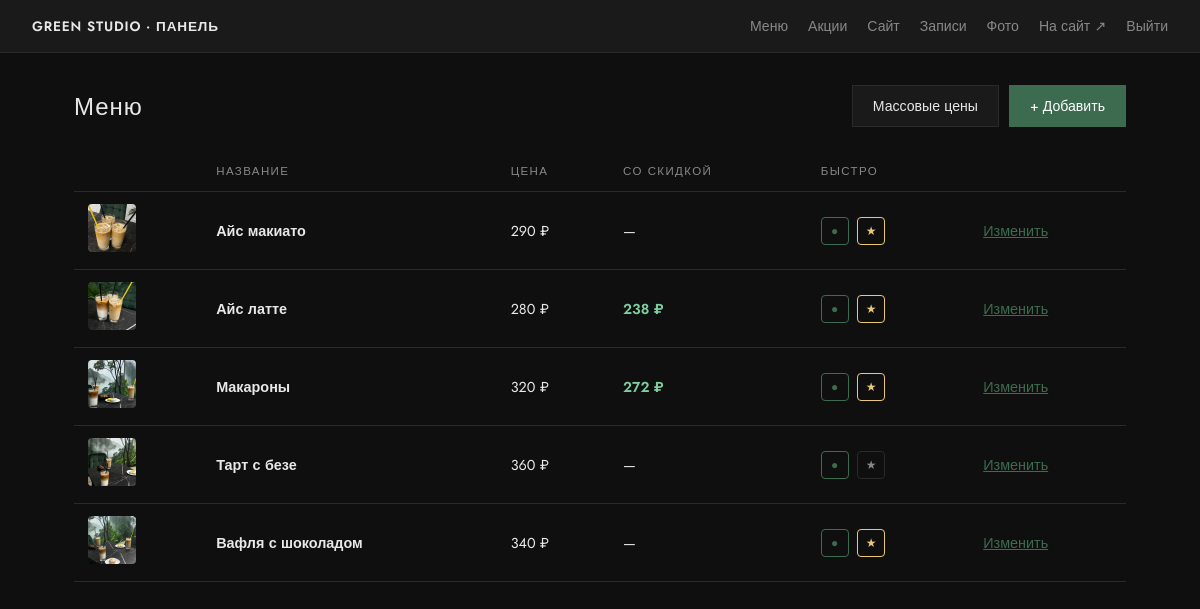
The page /panel/menu/ (signed in) on the database its author committed.
### main/models.py (models this page shows, shortened)
class MenuItem(models.Model):
    category = models.ForeignKey(
        Category,
        on_delete=models.CASCADE,
        related_name='items',
        verbose_name='Категория',
    )
    name = models.CharField('Название', max_length=150)
    description = models.TextField('Описание', blank=True)
    price = models.DecimalField('Цена', max_digits=8, decimal_places=2)
    sale_price = models.DecimalField(
        'Цена со скидкой',
        max_digits=8,
        decimal_places=2,
        null=True,
        blank=True,
        help_text='Фиксированная цена со скидкой. Если пусто — считается из акции.',
    )
    image = models.ImageField('Фото', upload_to='menu/', blank=True)
    image_emoji = models.CharField('Эмодзи', max_length=10, default='☕', blank=True)
    order = models.PositiveIntegerField('Порядок', default=0)
    is_popular = models.BooleanField('Популярное', default=False)
    is_available = models.BooleanField('В наличии', default=True)
    tags = models.ManyToManyField(MenuTag, blank=True, related_name='items', verbose_name='Теги')
    class Meta:
        verbose_name = 'Позиция меню'
        verbose_name_plural = 'Меню'
        ordering = ['category', 'order', 'name']
    def get_active_promotion(self):
        return self.promotions.filter(is_active=True).order_by('order').first()
    def get_effective_price(self):
        if self.sale_price is not None:
            return self.sale_price
        promo = self.get_active_promotion()
        if promo and promo.discount_percent:
            discounted = self.price * (1 - promo.discount_percent / Decimal('100'))
            return discounted.quantize(Decimal('1'), rounding=ROUND_HALF_UP)
        return self.price
    @property
    def has_discount(self):
        return self.get_effective_price() < self.price

class Promotion(models.Model):
    title = models.CharField('Заголовок', max_length=200)
    text = models.TextField('Текст', blank=True)
    image = models.ImageField('Фото', upload_to='promotions/', blank=True)
    discount_percent = models.DecimalField(
        'Скидка, %',
        max_digits=5,
        decimal_places=2,
        default=Decimal('0'),
        help_text='Скидка для привязанных позиций меню.',
    )
    menu_items = models.ManyToManyField(
        MenuItem,
        blank=True,
        related_name='promotions',
        verbose_name='Позиции меню',
    )
    order = models.PositiveIntegerField('Порядок', default=0)
    is_active = models.BooleanField('Показывать', default=True)
    created_at = models.DateTimeField('Создано', auto_now_add=True)
    class Meta:
        verbose_name = 'Акция'
        verbose_name_plural = 'Акции'
        ordering = ['order', '-created_at']

### main/panel_views.py (the view)
# urls.py: path('panel/menu/', panel_views.panel_menu_list, name='panel_menu_list'),
@login_required(login_url='panel_login')
@staff_required
def panel_menu_list(request):
    items = MenuItem.objects.select_related('category').prefetch_related('tags', 'promotions')
    return render(request, 'panel/menu_list.html', {'items': items})

### main/context_processors.py (called while the page is built, shortened)
def site_settings(request):
    if request.path.startswith('/panel/') or request.path.startswith('/admin/'):
        return {'site_settings': SiteSettings.get_solo()}

### main/models.py (called while the page is built)
    @classmethod
    def get_solo(cls):
        obj, _ = cls.objects.get_or_create(pk=1)
        return obj

### main/panel_views.py (called while the page is built)
def staff_required(view):
    return user_passes_test(lambda u: u.is_active and u.is_staff)(view)

### main/templates/panel/menu_list.html (shortened to what this page needs)
{% extends 'panel/base.html' %}
{% block content %}
<div class="panel-head">
    <h1 class="panel-h1">Меню</h1>
    <div class="panel-head__actions">
        <a href="{% url 'panel_bulk_prices' %}" class="panel-btn">Массовые цены</a>
        <a href="{% url 'panel_menu_add' %}" class="panel-btn panel-btn--primary">+ Добавить</a>
    </div>
</div>
<table class="panel-table">
    <thead>
        <tr>
            <th></th>
            <th>Название</th>
            <th>Цена</th>
            <th>Со скидкой</th>
            <th>Быстро</th>
            <th></th>
        </tr>
    </thead>
    <tbody>
        {% for item in items %}
        <tr class="{% if not item.is_available %}panel-row--dim{% endif %}">
            <td>
                {% if item.image %}
                <img src="{{ item.image.url }}" alt="" class="panel-thumb">
                {% endif %}
            </td>
            <td><strong>{{ item.name }}</strong></td>
            <td>{{ item.price|floatformat:0 }} ₽</td>
            <td>
                {% if item.has_discount %}
                <span class="panel-sale">{{ item.get_effective_price|floatformat:0 }} ₽</span>
                {% else %}—{% endif %}
            </td>
            <td class="panel-toggles">
                <form method="post" action="{% url 'panel_menu_toggle' item.pk %}" class="panel-inline-form">
                    <button type="submit" class="panel-toggle{% if item.is_available %} panel-toggle--on{% endif %}" title="В наличии">●</button>
                </form>
                <form method="post" action="{% url 'panel_menu_toggle' item.pk %}" class="panel-inline-form">
                    <button type="submit" class="panel-toggle panel-toggle--star{% if item.is_popular %} panel-toggle--on{% endif %}" title="Хит">★</button>
                </form>
            </td>
            <td><a href="{% url 'panel_menu_edit' item.pk %}">Изменить</a></td>
        </tr>
        {% empty %}
        <tr><td colspan="6">Пока нет позиций.</td></tr>
        {% endfor %}
    </tbody>
</table>
{% endblock %}

### main/static/css/panel.css (style rules this page uses)
:root { --panel-bg: #0f0f0f; --panel-surface: #1a1a1a; --panel-border: #2a2a2a; --panel-text: #e8e8e8; --panel-muted: #888; --panel-green: #3d6b4f; --panel-green-hover: #4a7d5e; --panel-danger: #a04444; }
*, *::before, *::after { box-sizing: border-box; }
body.panel-body { margin: 0; font-family: 'Jost', sans-serif; background: var(--panel-bg); color: var(--panel-text); min-height: 100vh; }
.panel-h1 { font-size: 1.5rem; font-weight: 500; margin: 0 0 24px; letter-spacing: 0.04em; }
.panel-head { display: flex; align-items: center; justify-content: space-between; gap: 16px; margin-bottom: 24px; flex-wrap: wrap; }
.panel-head .panel-h1 { margin-bottom: 0; }
.panel-btn { display: inline-block; padding: 10px 20px; border: 1px solid var(--panel-border); background: var(--panel-surface); color: var(--panel-text); text-decoration: none; font-family: inherit; font-size: 0.88rem; cursor: pointer; transition: background 0.2s, border-color 0.2s; }
.panel-btn--primary { background: var(--panel-green); border-color: var(--panel-green); color: #fff; }
.panel-table { width: 100%; border-collapse: collapse; font-size: 0.9rem; }
.panel-table th, .panel-table td { padding: 12px 14px; text-align: left; border-bottom: 1px solid var(--panel-border); vertical-align: middle; }
.panel-table th { font-size: 0.72rem; text-transform: uppercase; letter-spacing: 0.12em; color: var(--panel-muted); font-weight: 500; }
.panel-table a { color: var(--panel-green); }
.panel-thumb { width: 48px; height: 48px; object-fit: cover; border-radius: 4px; }
.panel-sale { color: #7dcea0; font-weight: 600; }
.panel-head__actions { display: flex; gap: 10px; flex-wrap: wrap; }
.panel-inline-form { display: inline; }
.panel-toggles { white-space: nowrap; }
.panel-toggle { width: 28px; height: 28px; border: 1px solid var(--panel-border); background: var(--panel-bg); color: var(--panel-muted); cursor: pointer; font-size: 0.75rem; margin-right: 4px; border-radius: 4px; }
.panel-toggle--on { border-color: var(--panel-green); color: var(--panel-green); }
.panel-toggle--star.panel-toggle--on { color: #e8c97a; border-color: #e8c97a; }

### rows shown on the page
MenuItem: image (picture), name "Айс макиато", price "290"
MenuItem: image (picture), name "Айс латте", price "280", get_effective_price "238"
MenuItem: image (picture), name "Макароны", price "320", get_effective_price "272"
MenuItem: image (picture), name "Тарт с безе", price "360"
MenuItem: image (picture), name "Вафля с шоколадом", price "340"
